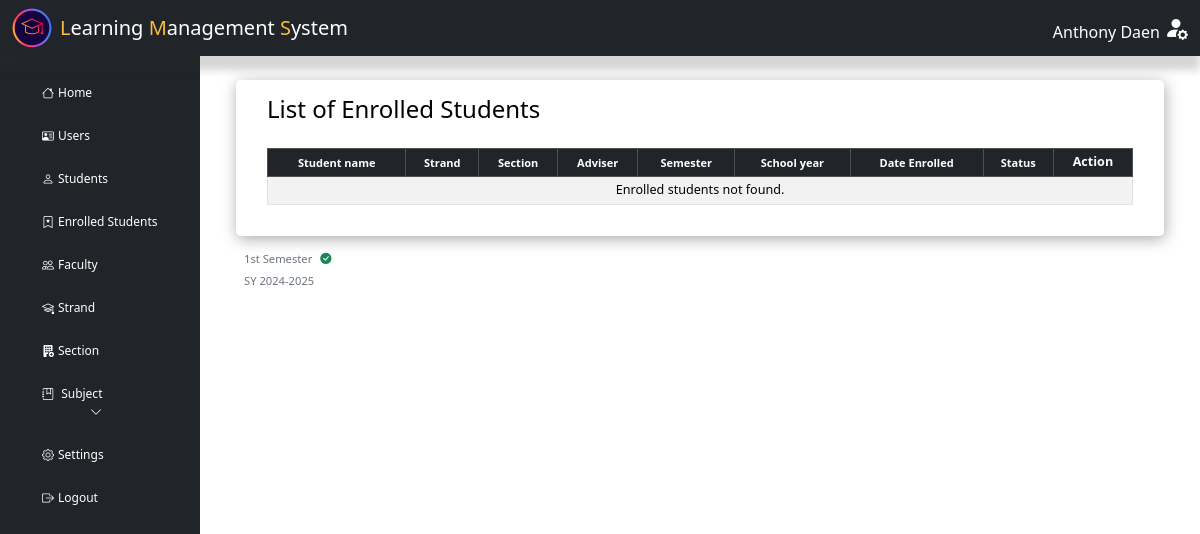
/admin/index.php?page=enrolled (signed in), run on an earlier commit of the app's database.
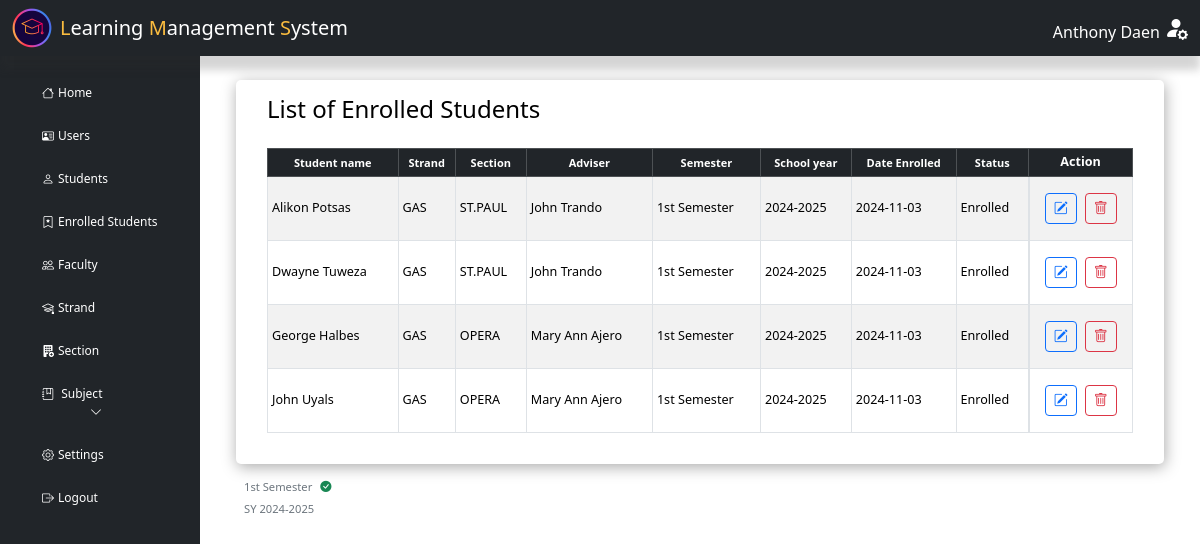
And on a later commit of the database.
### tables this page shows
CREATE TABLE `enroll` (
  `stu_lrn` varchar(12) NOT NULL COMMENT 'STUDENT LRN',
  `section_code` varchar(50) NOT NULL COMMENT 'SECTION NAME',
  `semester` varchar(50) NOT NULL COMMENT 'set semester',
  `school_year` varchar(30) NOT NULL COMMENT 'set school year',
  `date_enroll` date DEFAULT NULL,
  `enroll_status` varchar(30) NOT NULL,
  `current_school` varchar(70) NOT NULL,
  `school_id` mediumint UNSIGNED DEFAULT NULL,
  `school_address` varchar(100) NOT NULL,
  `school_type` varchar(30) NOT NULL,
  `requirements_submit` varchar(100) DEFAULT NULL
);

CREATE TABLE `strand` (
  `strand_code` varchar(50) NOT NULL,
  `strand_name` varchar(30) DEFAULT NULL,
  `strand_desc` varchar(100) DEFAULT NULL
);

CREATE TABLE `section` (
  `section_code` varchar(50) NOT NULL,
  `strand_code` varchar(50) DEFAULT NULL,
  `grade_lvl` varchar(30) NOT NULL,
  `section_name` varchar(20) DEFAULT NULL,
  `teacher_id` varchar(50) DEFAULT NULL,
  `date_created` date NOT NULL
);

### admin/includes/forms/enrollmentform.php (the view, shortened to what the changed rows need)
<?php
$mySQLFunction->connection();
$activeSchoolYears = $mySQLFunction->checkSyStatus('sy');
$activeSem = $mySQLFunction->checkSemStatus('semester');
?>

### includes/dbh-inc.php (called while the page is built)
<?php
include "function.php";
$mySQLFunction = new myDataBase("localhost", "root", "Nicolas051002", "lms_db");

### includes/function.php (called while the page is built, shortened)
<?php
class myDataBase
{
    private $hostname;
    private $username;
    private $password;
    private $database;
    public $con;
    public function __construct($hostname, $username, $password, $database)
    {
        $this->hostname = $hostname;
        $this->username = $username;
        $this->password = $password;
        $this->database = $database;
    }
    public function connection()
    {
        try {
            if (!$this->con) {
                $this->con = mysqli_connect($this->hostname, $this->username, $this->password, $this->database);
                if ($this->con) {
                    return true;
                } else {
                    return false;
                }
            } else {
                return true;
            }
        } catch (mysqli_sql_exception $e) {
            echo $e;
        }
    }
    public function disconnect()
    {
        if ($this->con) {
            if (mysqli_close($this->con)) {
                $this->con = false;
                return true;
            } else {
                return false;
            }
        } else {
            return true;
        }
    }
    public function checkSyStatus($table)
    {
        $sql = "SELECT `school_year`
                FROM `$table`
                WHERE `status` = 'Active'";
        $result = $this->con->query($sql);
        if ($result->num_rows > 0) {
            $activeSchoolYear = [];
            while ($row = $result->fetch_assoc()) {
                $activeSchoolYear[] = $row['school_year'];
            }
            return $activeSchoolYear;
        } else {
            return [];
        }
    }
    public function checkSemStatus($table)
    {
        $semesters = [];
        $sql = "SELECT `semester_name`
                FROM `$table`
                WHERE `status` = 'Active'";
        $result = $this->con->query($sql);
        if ($result && $result->num_rows > 0) {
            while ($row = $result->fetch_assoc()) {
                $semesters[] = $row['semester_name'];
            }
            return $semesters;
        } else {
            return [];
        }
    }
    public function getEnroll($row = null, $value = null)
    {
        $activeSemesters = $this->checkSemStatus('semester');
        $activeSemesterCondition = "enroll.semester IN ('" . implode("','", $activeSemesters) . "')";
        if ($row != null && $value != null) {
            $sql = "SELECT
                `enroll`.`stu_lrn`,
                CONCAT(`student`.`stu_fname`, ' ', `student`.`stu_lname`) AS student,
                `enroll`.`section_code`,
                `section`.`section_code`,
                `section`.`strand_code`,
                `strand`.`strand_name`,  -- Fetching the strand_name from the strand table
                `section`.`section_name`,
                `section`.`grade_lvl`,
                `section`.`teacher_id`,
                CONCAT(`teacher`.`teacher_fname`, ' ', `teacher`.`teacher_lname`) AS adviser,
                `enroll`.`semester` AS enroll_semester,
                `enroll`.`school_year` AS sy,
                `enroll`.`date_enroll`,
                `enroll`.`enroll_status`,
                `enroll`.`current_school`,
                `enroll`.`school_id`,
                `enroll`.`school_address`,
                `enroll`.`school_type`
            FROM `enroll`
            INNER JOIN `student` ON `enroll`.`stu_lrn` = `student`.`stu_lrn`
            INNER JOIN `section` ON `enroll`.`section_code` = `section`.`section_code`
            INNER JOIN `strand` ON `section`.`strand_code` = `strand`.`strand_code`  -- Joining the strand table
            INNER JOIN `teacher` ON `section`.`teacher_id` = `teacher`.`teacher_id` -- Joining the teacher table
            WHERE `enroll`.`$row` = '$value' AND $activeSemesterCondition";
            $stored = ($this->con->query($sql))->fetch_assoc();
            return $stored;
        } else {
            $sql = "SELECT
                `enroll`.`stu_lrn`,
                CONCAT(`student`.`stu_fname`, ' ', `student`.`stu_lname`) AS student,
                `section`.`strand_code`,
                `strand`.`strand_name`,  -- Fetching the strand_name from the strand table
                `section`.`section_name`,
                `section`.`grade_lvl`,
                `section`.`teacher_id`,
                CONCAT(`teacher`.`teacher_fname`, ' ', `teacher`.`teacher_lname`) AS adviser,
                `enroll`.`semester` AS enroll_semester,
                `enroll`.`school_year` AS sy,
                `enroll`.`date_enroll`,
                `enroll`.`enroll_status`,
                `enroll`.`current_school`,
                `enroll`.`school_id`,
                `enroll`.`school_address`,
                `enroll`.`school_type`
            FROM `enroll`
            INNER JOIN `student` ON `enroll`.`stu_lrn` = `student`.`stu_lrn`
            INNER JOIN `section` ON `enroll`.`section_code` = `section`.`section_code`
            INNER JOIN `strand` ON `section`.`strand_code` = `strand`.`strand_code`  -- Joining the strand table
            INNER JOIN `teacher` ON `section`.`teacher_id` = `teacher`.`teacher_id` -- Joining the teacher table
            WHERE $activeSemesterCondition -- Add semester condition
            ORDER BY `student`.`stu_fname`";
            $stored = ($this->con->query($sql))->fetch_all(MYSQLI_ASSOC);
            return $stored;
        }
    }
}

### admin/includes/forms/enrollmentform.php (the view, shortened to what the changed rows need)
<?php
$mySQLFunction->connection();
$activeSchoolYears = $mySQLFunction->checkSyStatus('sy');
$activeSem = $mySQLFunction->checkSemStatus('semester');
?>

### admin/enrolled.php (shortened to what the changed rows need)
<?php
include "../includes/dbh-inc.php";
?>
<?php
include "../admin/includes/Forms/enrollmentform.php";
?>
<main class="col-md-9 ms-sm-auto col-lg-10 px-md-4">
    <div class="container">
        <div class="row">
            <div class="col-12">
                <div class="data-table">
                    <div class="table-responsive small ms-3 me-3">
                        <table id="example" class="table table-bordered table-striped table-sm align-middle">
                            <thead class="table-dark text-light">
                                <tr>
                                    <th scope="col" class="small text-center">Student name</th>
                                    <th scope="col" class="small text-center">Strand</th>
                                    <th scope="col" class="small text-center">Section</th>
                                    <th scope="col" class="small text-center">Adviser</th>
                                    <th scope="col" class="small text-center">Semester</th>
                                    <th scope="col" class="small text-center">School year</th>
                                    <th scope="col" class="small text-center">Date Enrolled</th>
                                    <th scope="col" class="small text-center">Status</th>
                                    <th scope="col" class="text-center">Action</th>
                                </tr>
                            </thead>
                            <tbody>
                                <?php
                                $mySQLFunction->connection();
                                $result = $mySQLFunction->getEnroll();
                                if (!empty($result)) {
                                    foreach ($result as $row) {
                                        echo '<tr>';
                                        echo '<td>' . ucwords(strtolower($row["student"])) . '</td>';
                                        echo '<td>' . $row["strand_name"] . '</td>';
                                        echo '<td>' . $row["section_name"] . '</td>';
                                        echo '<td>' . ucwords(strtolower($row["adviser"])) . '</td>';
                                        echo '<td>' . $row["enroll_semester"] . '</td>';
                                        echo '<td>' . $row["sy"] . '</td>';
                                        echo '<td>' . $row["date_enroll"] . '</td>';
                                        echo '<td>' . ucwords(strtolower($row["enroll_status"])) . '</td>';
                                        echo '
                                        <td class="d-flex justify-content-center pt-2 pb-3 ">
                                            <button class="btn btn-sm btn-outline-primary me-2 mt-2" data-bs-toggle="modal" data-bs-target="#edit_enrolled' . urlencode($row['stu_lrn']) . '">
                                                <i class="bi bi-pencil-square "></i>
                                            </button>
                                            <button class="btn btn-sm btn-outline-danger mt-2" data-bs-toggle="modal" data-bs-target="#del_enrolled' . urlencode($row['stu_lrn']) . '">
                                                <i class="bi bi-trash"></i>
                                            </button>
                                        </td>
                                            ';
                                        echo '</tr>';
                                    }
                                } else {
                                    echo '<tr>
                                <td colspan="10" class="text-center ">Enrolled students not found.<br>
                                </td>
                              </tr>';
                                }
                                echo '</tbody>';
                                echo '</table>';
                                ?>
                    </div>
                </div>
            </div>
        </div>
        <div class="ms-2">
            <?php
            if (!empty($activeSchoolYears && !empty($activeSem))) {
                foreach ($activeSchoolYears as $index => $schoolYear) {
                    echo '<div class="me-3  text-sm date-display">' . htmlspecialchars($activeSem[$index]) . '<i class="bi bi-check-circle-fill text-success ms-2"></i> </div>';
                    echo '<span class="date-display  text-sm">SY ' . htmlspecialchars($schoolYear) . '</span>';;
                }
            } else {
                echo '<div class="alert alert-warning  text-sm">No school year and semester found.</div>';
            }
            ?>
        </div>
    </div>
</main>

What changed in the data, as far as the page shows it:
added enroll: student "Alikon Potsas", strand.strand_name "GAS", section_code.section_name "ST.PAUL", adviser "John Trando", semester "1st Semester", school_year "2024-2025", date_enroll "2024-11-03", enroll_status "Enrolled"
added enroll: student "Dwayne Tuweza", strand.strand_name "GAS", section_code.section_name "ST.PAUL", adviser "John Trando", semester "1st Semester", school_year "2024-2025", date_enroll "2024-11-03", enroll_status "Enrolled"
added enroll: student "George Halbes", strand.strand_name "GAS", section_code.section_name "OPERA", adviser "Mary Ann Ajero", semester "1st Semester", school_year "2024-2025", date_enroll "2024-11-03", enroll_status "Enrolled"
added enroll: student "John Uyals", strand.strand_name "GAS", section_code.section_name "OPERA", adviser "Mary Ann Ajero", semester "1st Semester", school_year "2024-2025", date_enroll "2024-11-03", enroll_status "Enrolled"
Also different on the page:
text no longer shown: "Enrolled students not found."
